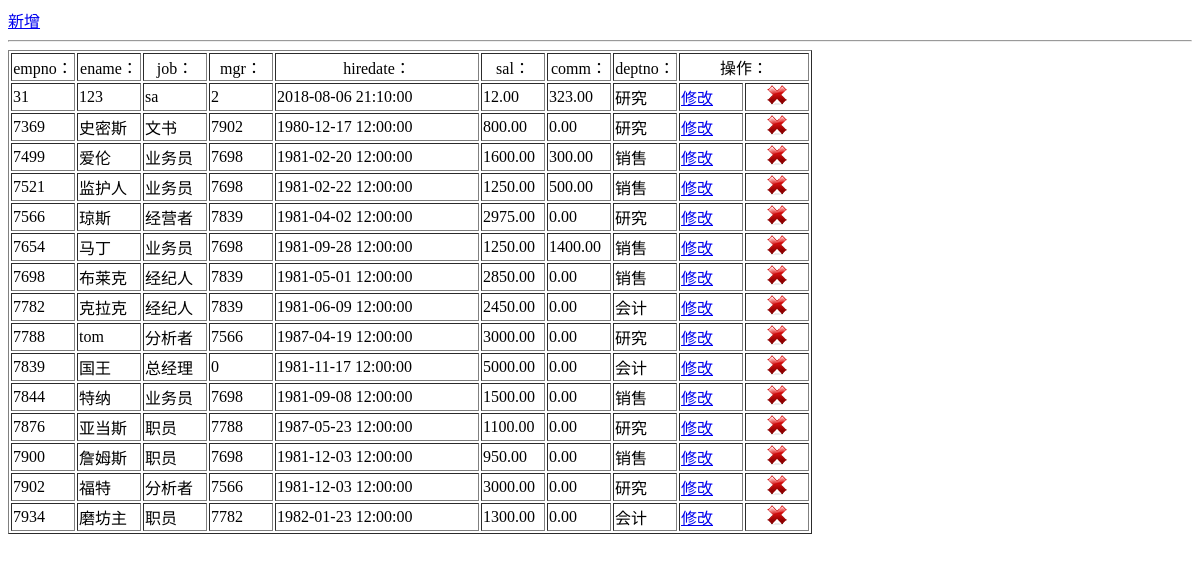
The page /app01/home/ on the database its author committed.
### app01/models.py (models this page shows)
class Emp(models.Model):
    empno = models.IntegerField(primary_key=True)
    ename = models.CharField(max_length=10, blank=True, null=True)
    job = models.CharField(max_length=9, blank=True, null=True)
    mgr = models.IntegerField(blank=True, null=True)
    hiredate = models.DateTimeField(blank=True, null=True)
    sal = models.DecimalField(max_digits=7, decimal_places=2, blank=True, null=True)
    comm = models.DecimalField(max_digits=7, decimal_places=2, blank=True, null=True)
    deptno = models.ForeignKey(Dept, models.DO_NOTHING, db_column='deptno', blank=True, null=True)

class Dept(models.Model):
    deptno = models.IntegerField(primary_key=True)
    dname = models.CharField(max_length=14, blank=True, null=True)
    loc = models.CharField(max_length=13, blank=True, null=True)

### app01/views.py (the view)
# urls.py: 2. Add a URL to urlpatterns:  path('', views.home, name='home')
def home(request):
    if request.method == 'GET':
        emp_result = models.Emp.objects.all()
        return render(request, 'home.html', {'emp_result': emp_result})

### templates/home.html (shortened to what this page needs)
<!DOCTYPE html>
<html lang="en">
<head>
</head>
<body>
<a href="/app01/add-0/">新增</a><br/>
<hr/>
<table border="1">
    <tr style="text-align: center;">
        <td>empno：</td>
        <td>ename：</td>
        <td>job：</td>
        <td>mgr：</td>
        <td>hiredate：</td>
        <td>sal：</td>
        <td>comm：</td>
        <td>deptno：</td>
        <td colspan="2">操作：</td>
    </tr>
    {% for emp in emp_result %}
        <tr>
            <td width="60">{{ emp.empno }}</td>
            <td width="60">{{ emp.ename }}</td>
            <td width="60">{{ emp.job }}</td>
            <td width="60">{{ emp.mgr }}</td>
            <td width="200">{{ emp.hiredate|date:'Y-m-d H:i:s' }}</td>
            <td width="60">{{ emp.sal }}</td>
            <td width="60">{{ emp.comm }}</td>
            <td width="60">{{ emp.deptno.dname }}</td>
            <td width="60"><a href="/app01/edit-{{ emp.empno }}/">修改</a></td>
            <td width="60" style="text-align: center;">
                <a href="javascript:void(0);" class="removeBill" onclick="del({{ emp.empno }})">
                    <img src="/static/images/schu.png" alt="删除" title="删除"/></a>
            </td>
        </tr>
    {% endfor %}
</table>
</body>
</html>

### rows shown on the page
Emp: empno "31", ename "123", job "sa", mgr "2", hiredate "2018-08-06 21:10:00", sal "12.00", comm "323.00", deptno.dname "研究"
Emp: empno "7369", ename "史密斯", job "文书", mgr "7902", hiredate "1980-12-17 12:00:00", sal "800.00", comm "0.00", deptno.dname "研究"
Emp: empno "7499", ename "爱伦", job "业务员", mgr "7698", hiredate "1981-02-20 12:00:00", sal "1600.00", comm "300.00", deptno.dname "销售"
Emp: empno "7521", ename "监护人", job "业务员", mgr "7698", hiredate "1981-02-22 12:00:00", sal "1250.00", comm "500.00", deptno.dname "销售"
Emp: empno "7566", ename "琼斯", job "经营者", mgr "7839", hiredate "1981-04-02 12:00:00", sal "2975.00", comm "0.00", deptno.dname "研究"
Emp: empno "7654", ename "马丁", job "业务员", mgr "7698", hiredate "1981-09-28 12:00:00", sal "1250.00", comm "1400.00", deptno.dname "销售"
Emp: empno "7698", ename "布莱克", job "经纪人", mgr "7839", hiredate "1981-05-01 12:00:00", sal "2850.00", comm "0.00", deptno.dname "销售"
Emp: empno "7782", ename "克拉克", job "经纪人", mgr "7839", hiredate "1981-06-09 12:00:00", sal "2450.00", comm "0.00", deptno.dname "会计"
Emp: empno "7788", ename "tom", job "分析者", mgr "7566", hiredate "1987-04-19 12:00:00", sal "3000.00", comm "0.00", deptno.dname "研究"
Emp: empno "7839", ename "国王", job "总经理", mgr "0", hiredate "1981-11-17 12:00:00", sal "5000.00", comm "0.00", deptno.dname "会计"
Emp: empno "7844", ename "特纳", job "业务员", mgr "7698", hiredate "1981-09-08 12:00:00", sal "1500.00", comm "0.00", deptno.dname "销售"
Emp: empno "7876", ename "亚当斯", job "职员", mgr "7788", hiredate "1987-05-23 12:00:00", sal "1100.00", comm "0.00", deptno.dname "研究"
Emp: empno "7900", ename "詹姆斯", job "职员", mgr "7698", hiredate "1981-12-03 12:00:00", sal "950.00", comm "0.00", deptno.dname "销售"
Emp: empno "7902", ename "福特", job "分析者", mgr "7566", hiredate "1981-12-03 12:00:00", sal "3000.00", comm "0.00", deptno.dname "研究"
Emp: empno "7934", ename "磨坊主", job "职员", mgr "7782", hiredate "1982-01-23 12:00:00", sal "1300.00", comm "0.00", deptno.dname "会计"
